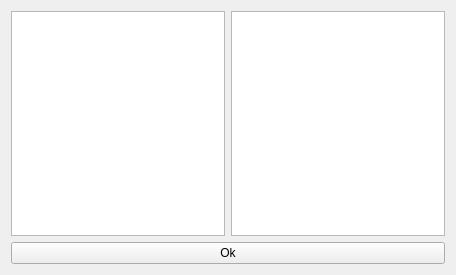
<?xml version="1.0" encoding="UTF-8"?>
<ui version="4.0">
 <class>MainWindow</class>
 <widget class="QWidget" name="MainWindow">
  <property name="geometry">
   <rect>
    <x>0</x>
    <y>0</y>
    <width>456</width>
    <height>275</height>
   </rect>
  </property>
  <property name="windowTitle">
   <string>MainWindow</string>
  </property>
  <layout class="QVBoxLayout" name="verticalLayout">
   <item>
    <layout class="QHBoxLayout" name="horizontalLayout">
     <item>
      <widget class="QListView" name="m_listView"/>
     </item>
     <item>
      <widget class="QTreeView" name="m_treeView"/>
     </item>
    </layout>
   </item>
   <item>
    <widget class="QPushButton" name="m_pushButtonOk">
     <property name="text">
      <string>Ok</string>
     </property>
    </widget>
   </item>
  </layout>
 </widget>
 <layoutdefault spacing="6" margin="11"/>
 <resources/>
 <connections/>
</ui>
